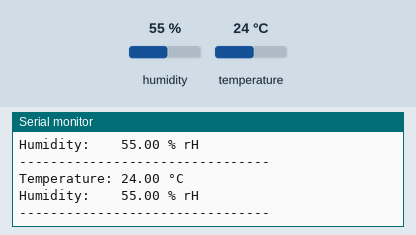
A sketch run on a simulated ESP32. On the bench: the last lines printed to the serial monitor. Inputs (shaded band) come from the test bench; at power-on: humidity 55 %, temperature 24 °C.

Above: at 2.9 s.
3.0 s: humidity set to 22 %
At 5.1 s:
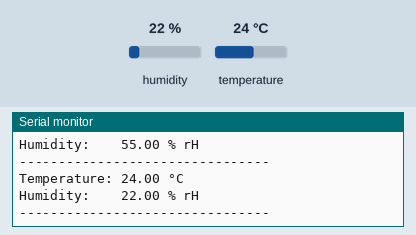
5.8 s: temperature set to 12 °C
At 7.2 s:
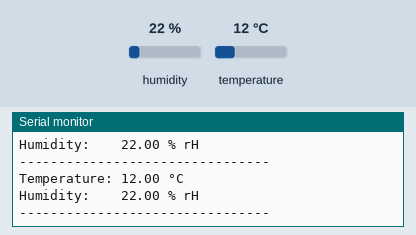
8.6 s: humidity set to 40 %
At 11.5 s:
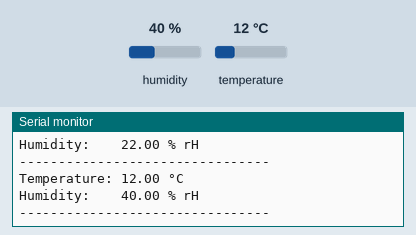
Timing chart, 0 to 13.0 s (numbered marks = the images above; inputs shaded):
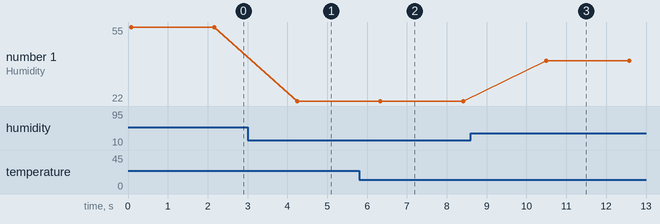

The sketch:

AHT20.ino
```cpp
#include <Wire.h>
#include <Adafruit_AHTX0.h>

// Create an instance of the AHT20 sensor
Adafruit_AHTX0 aht;

void setup() {
  // Initialize Serial Monitor at 115200 baud rate
  Serial.begin(115200);
  while (!Serial) delay(10); // Wait for serial monitor to open

  Serial.println("--- ESP32 AHT20 Sensor Test ---");

  // Initialize I2C communication with ESP32 default pins (SDA:21, SCL:22)
  Wire.begin(8, 9);
  Serial.println("SDA:8, SCL:9 worked; IO9-Red(SCL),IO8-Brown(SDA)");

  // Attempt to initialize the AHT20 sensor
  if (!aht.begin()) {
    Serial.println("Error: Could not find AHT20 sensor! Check your wiring.");
    while (1) {
      delay(10); // Halt execution if sensor is missing
    }
  }

  Serial.println("AHT20 sensor successfully initialized!");
}

void loop() {
  // Create sensor event containers
  sensors_event_t humidity, temp;

  // Read current data from the sensor
  aht.getEvent(&humidity, &temp);

  // Print results to the Serial Monitor
  Serial.print("Temperature: ");
  Serial.print(temp.temperature, 2);
  Serial.println(" °C");

  Serial.print("Humidity:    ");
  Serial.print(humidity.relative_humidity, 2);
  Serial.println(" % rH");

  Serial.println("--------------------------------");

  // Wait 2 seconds before taking the next reading
  delay(2000);
}
```

Measured:
- after the input at 3.0 s, the serial monitor: prints a new line after 1.2 s (image 1)
- after the input at 5.8 s, the serial monitor: prints a new line after 0.53 s (image 2)
- after the input at 8.6 s, the serial monitor: prints a new line after 1.9 s (image 3)
- plotted number 1: 55 → 22 after the input at 3.0 s, 22 → 40 after the input at 8.6 s
